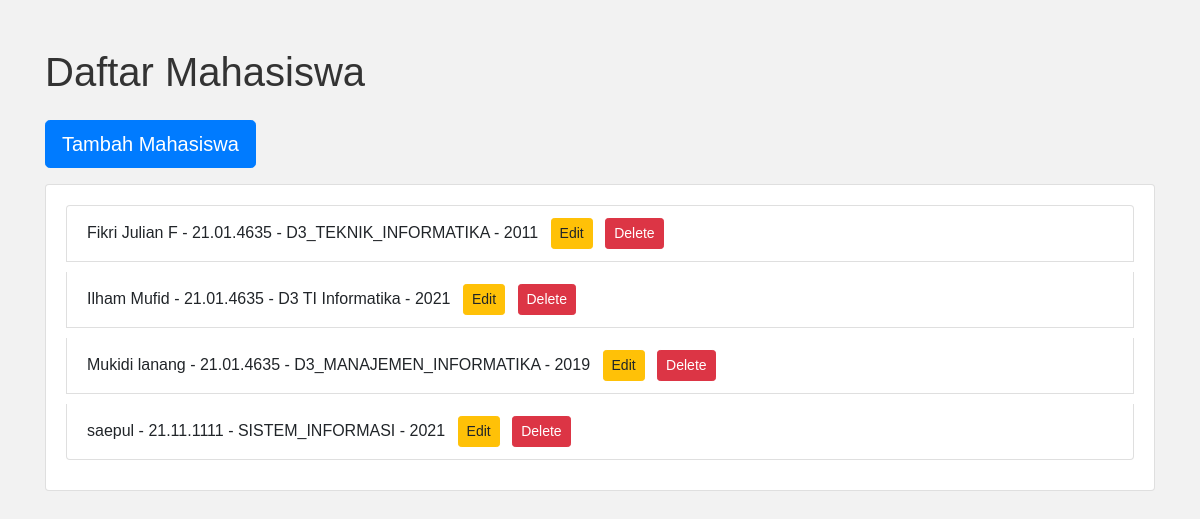
Screenshot of /mahasiswa/ with the database file from the repository.
### home/models.py (models this page shows, shortened)
class Mahasiswa(models.Model):
    nama = models.CharField(max_length=255)
    nim = models.CharField(max_length=20)
    prodi = models.CharField(max_length=50)  # Sesuaikan dengan field yang diinginkan
    angkatan = models.IntegerField()

### home/views.py (the view)
# urls.py: path('mahasiswa/', mahasiswa_list, name='mahasiswa_list'),
def mahasiswa_list(request):
    mahasiswa_list = Mahasiswa.objects.all()
    return render(request, 'home/mahasiswa_list.html', {'mahasiswa_list': mahasiswa_list})

### home/templates/home/mahasiswa_list.html (shortened to what this page needs)
{% load static %}
<!DOCTYPE html>
<html lang="en">
  <head>
    <link
      rel="stylesheet"
      href="https://stackpath.bootstrapcdn.com/bootstrap/4.5.2/css/bootstrap.min.css"
    />
    <link rel="stylesheet" href="{% static 'css/style.css' %}" />
  </head>
  <body>
    <div class="container mt-5">
      <h1 class="mb-4">Daftar Mahasiswa</h1>
      <div class="mb-3">
        <a href="{% url 'add_mahasiswa' %}" class="btn btn-primary btn-lg">Tambah Mahasiswa</a>
      </div>
      <div class="card">
        <div class="card-body">
          <ul class="list-group">
            {% for mahasiswa in mahasiswa_list %}
            <li class="list-group-item">
              {{ mahasiswa.nama }} - {{ mahasiswa.nim }} - {{ mahasiswa.prodi }} -
              {{ mahasiswa.angkatan }}
              <a
                href="{% url 'edit_mahasiswa' mahasiswa.id %}"
                class="btn btn-warning btn-sm ml-2"
                >Edit</a
              >
              <a
                href="{% url 'delete_mahasiswa' mahasiswa.id %}"
                class="btn btn-danger btn-sm ml-2"
                >Delete</a
              >
            </li>
            {% endfor %}
          </ul>
        </div>
      </div>
    </div>
  </body>
</html>

### home/static/css/style.css (style rules this page uses)
body { font-family: 'Arial', sans-serif; background-color: #f2f2f2; margin: 20px; }
h1 { color: #333; }
ul { list-style-type: none; padding: 0; }
li { background-color: #fff; margin-bottom: 10px; padding: 10px; border: 1px solid #ddd; }

### rows the page displays
Mahasiswa: nama "Fikri Julian F", nim "21.01.4635", prodi "D3_TEKNIK_INFORMATIKA", angkatan "2011"
Mahasiswa: nama "Ilham Mufid", nim "21.01.4635", prodi "D3 TI Informatika", angkatan "2021"
Mahasiswa: nama "Mukidi lanang", nim "21.01.4635", prodi "D3_MANAJEMEN_INFORMATIKA", angkatan "2019"
Mahasiswa: nama "saepul", nim "21.11.1111", prodi "SISTEM_INFORMASI", angkatan "2021"
